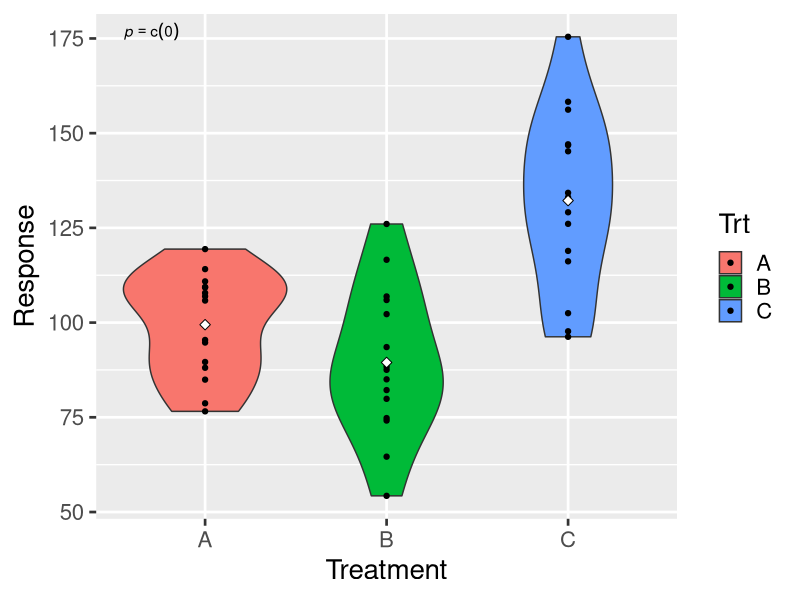

The R script that drew this image:
## ---- chunk 1
knitr::opts_chunk$set(echo = TRUE)
## ---- chunk 2
set.seed <- 57   #for repeatable results
library(ggplot2)

GroupN <- 3      # number of treatment groups
RanN <- 1000     # number of random data sets to create

MeanA <- 100 # mean of treatment group A
sdA <- 20    # standard deviation of treatment group A
RepA <- 15   # number of replicates of treatment group A

MeanB <- 100
sdB <- 20
RepB <- 15

MeanC <- 130
sdC <- 20
RepC <- 15

ParamList <- list(GroupN=GroupN,RanN=RanN,
                  MeanA=MeanA,sdA=sdA,RepA=RepA,
                  MeanB=MeanB,sdB=sdB,RepB=RepB,
                  MeanC=MeanC,sdC=sdC,RepC=RepC)

## ---- chunk 3
##################################################
# function: DataGen
# create a single data frame
# input: parameter list 
# output: 2-column dataframe, with factor Treatment and response
#------------------------------------------------- 
DataGen <- function(ParamList) {
Trt1 <- rnorm(n=RepA,mean=MeanA,sd=sdA)
Trt2 <- rnorm(n=RepB,mean=MeanB,sd=sdB)
Trt3 <- rnorm(n=RepC,mean=MeanC,sd=sdC)
Trt <- c(rep("A",RepA),rep("B",RepB),rep("C",RepC))
x <- data.frame(Trt,Response=c(Trt1,Trt2,Trt3))
return(x)

}
##################################################

## ---- chunk 4
##################################################
# function: AnovaPlot
# Creates box plots with data overlays for ANOVA data
# input: 2-column long-form data frame with 1-way layout
# output: ggplot graph
#------------------------------------------------- 
AnovaPlot <- function(z) {
  # pull out p value from model summary
  pVal <- unlist(summary(aov(z$Response~z$Trt)))["Pr(>F)1"]
  # create an expression to add to the graph
eqn <- as.character(as.expression(
       substitute(italic(p) == pCon,
                  list(pCon= round(pVal,digits=3)))))
print(eqn)
  
  
AnovaFig <- ggplot(data=z, aes(x=Trt,y=Response,fill=Trt))
AnovaFig +  
  geom_violin() +
  geom_point() + 
  theme_gray(base_size = 20) +
  xlab("Treatment") +
  stat_summary(fun.y=mean,geom="point",fill="white",shape=23,size=2.5) +
  annotate("text",label=eqn,parse=TRUE,x=-Inf,y=Inf,hjust=-0.5,vjust=1.5)

}
AnovaPlot(DataGen(ParameterList))
##################################################

